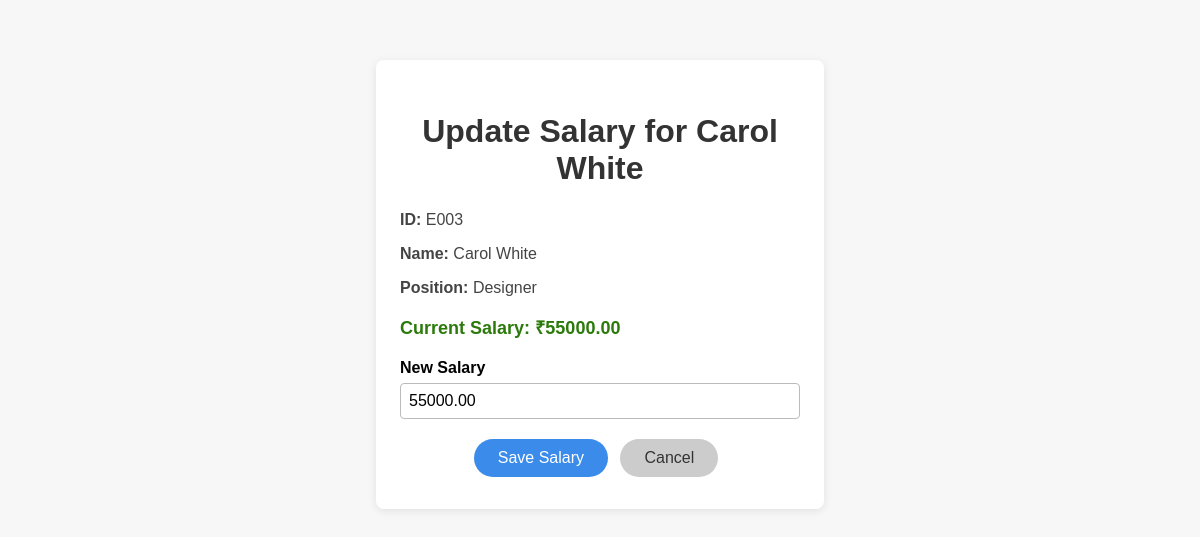
The page /employees/salary/3/ on the database its author committed.
### employees/models.py (models this page shows, shortened)
class Employee(models.Model):
    eid = models.CharField(max_length=10, unique=True)
    name = models.CharField(max_length=100)
    position = models.CharField(max_length=50)
    salary = models.DecimalField(max_digits=10, decimal_places=2)
    is_new = models.BooleanField(default=True)

### employees/views.py (the view)
# urls.py: path('salary/<int:pk>/', employee_salary_update_html, name='employee-salary-update-html'),
def employee_salary_update_html(request, pk):
    employee = get_object_or_404(Employee, pk=pk)
    class SalaryForm(forms.ModelForm):
        class Meta:
            model = Employee
            fields = ['salary']
    if request.method == 'POST':
        form = SalaryForm(request.POST, instance=employee)
        if form.is_valid():
            form.save()
            return redirect('employee-list-html')
    else:
        form = SalaryForm(instance=employee)
    return render(request, 'employees/employee_salary.html', {'form': form, 'employee': employee})

### employees/views.py
    class SalaryForm(forms.ModelForm):
        class Meta:
            model = Employee
            fields = ['salary']

### employees/templates/employees/employee_salary.html (shortened to what this page needs)
<!DOCTYPE html>
<html>
<head>
</head>
<body>
    <div class="form-container">
        <h1>Update Salary for {{ employee.name }}</h1>
        <div class="employee-info">
            <p><strong>ID:</strong> {{ employee.eid }}</p>
            <p><strong>Name:</strong> {{ employee.name }}</p>
            <p><strong>Position:</strong> {{ employee.position }}</p>
            <p class="current-salary">Current Salary: ₹{{ employee.salary }}</p>
        </div>
        <form method="post">
            <label for="id_salary">New Salary</label>
            {{ form.salary }}
            <button type="submit">Save Salary</button>
            <a href="/api/list/" class="cancel-btn">Cancel</a>
        </form>
    </div>
</body>
</html>

### employees/templates/employees/employee_salary.html (style rules this page uses)
body { background: #f7f7f7; font-family: Arial, sans-serif; }
.form-container { max-width: 400px; margin: 60px auto; background: #fff; padding: 32px 24px; border-radius: 8px; box-shadow: 0 2px 10px rgba(0,0,0,0.09); text-align: center; }
h1 { margin-bottom: 24px; color: #333; }
.employee-info { text-align: left; margin-bottom: 20px; font-size: 16px; color: #444; }
.current-salary { font-weight: bold; font-size: 18px; margin-bottom: 12px; color: #2b7a0b; }
label { font-weight: bold; display: block; margin-bottom: 6px; margin-top: 12px; text-align: left; }
input[type="number"] { width: 100%; padding: 8px; border-radius: 4px; border: 1px solid #bbb; box-sizing: border-box; font-size: 16px; }
button, .cancel-btn { padding: 10px 24px; border-radius: 24px; font-size: 16px; cursor: pointer; border: none; margin: 20px 8px 0 0; text-decoration: none; display: inline-block; }
button { background: #3b8beb; color: #fff; transition: background 0.2s; }
.cancel-btn { background: #ccc; color: #333; }

### rows shown on the page
Employee: name "Carol White", eid "E003", position "Designer", salary "55000.00"
